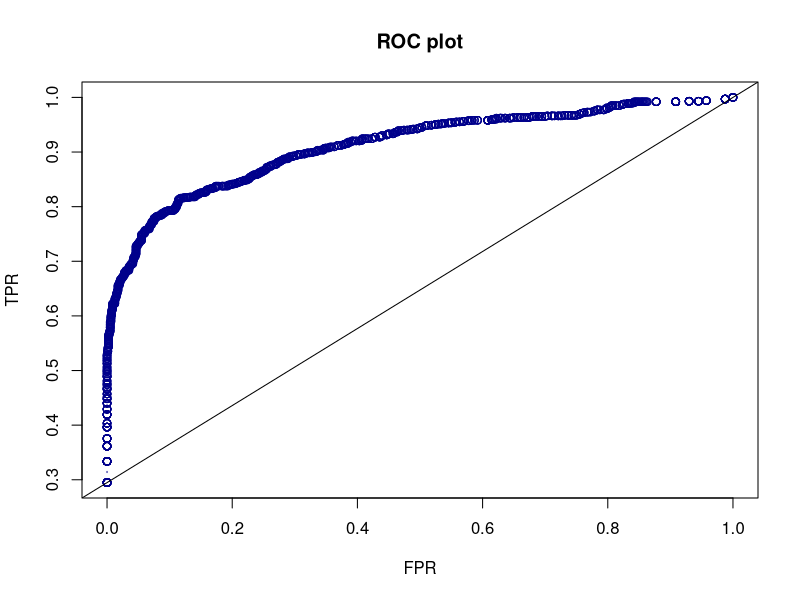

The R script that drew this image: (Note: this script raises an error after producing the figure.)
#################################################
### COURSE: Genes, Bioinformatics and Disease ###
### COURSE CODE: 900255SCIY                   ###
### PRACTICAL: Tumor Detection                ###
### AUTHOR: Josemari Urtasun Elizari          ###
### LAST MODIFIED: 07/03/2025                 ###
#################################################

### Documentation (1-plot in r, 2-PCA, 3-KNN with class. 4-KNN with caret, class, etc.):
#https://r-coder.com/plot-r/
#https://www.r-bloggers.com/2021/05/principal-component-analysis-pca-in-r/
#https://www.geeksforgeeks.org/k-nn-classifier-in-r-programming/
#https://www.datacamp.com/tutorial/k-nearest-neighbors-knn-classification-with-r-tutorial

### Libraries.
library(caret)
library(class)

### Functions.

# Function to create ROC plot.
ROC <- function(dataframe, predict_col_index, groundtruth_col_index){
  
  # Sort the dataframa in decreasing order by the prediction for the roc plot.
  rocdf <- dataframe[order(dataframe[,predict_col_index], decreasing = TRUE),]
  # Make vectors to store TPR and FPR.
  TPR <- c()
  FPR <- c()
  
  # Loop through the rows of the roc dataframe.
  for (i in 1:nrow(rocdf)){
    
    # Set each i score as a threshold.
    threshold <- rocdf[i,predict_col_index]
    # Calculate TP, FP, TN, FN
    TP <- sum(rocdf[, groundtruth_col_index] != "Normal" & rocdf[, predict_col_index] >= threshold)
    FP <- sum(rocdf[, groundtruth_col_index] == "Normal" & rocdf[, predict_col_index] >= threshold)
    TN <- sum(rocdf[, groundtruth_col_index] == "Normal" & rocdf[, predict_col_index] < threshold)
    FN <- sum(rocdf[, groundtruth_col_index] != "Normal" & rocdf[, predict_col_index] < threshold)
    
    # Append TPR and FPR.
    tpr <- TP / (TP + FN)
    fpr <- FP / (FP + TN)
    TPR <- c(TPR, tpr)
    FPR <- c(FPR, fpr)
  }
  # Plot the ROC plot.
  plot(FPR, TPR, type = "b", col = "darkblue", main = "ROC plot")
  abline(coef = c(TPR[1],1-TPR[1])) # Diagonal with intercept at lower left corner and slope of ratio of increase between two axis.
  
}

# Function to split dataset. Input is one dataframe and split value (between 0 and 1), and outputs are train set and test set.
splitdata <- function(dataframe, splitperc){
  
  # Use the input value to get the row number to split the dataframe.
  rowsplit <- round(nrow(dataframe) * splitperc)
  
  # Split train from test set.
  trainset <- dataframe[1:rowsplit,]
  testset <- dataframe[(rowsplit + 1):nrow(dataframe),]
  
  # Return sets.
  return(list(trainset = trainset, testset = testset))  
}
# This can also be done with caret function createDataPartition() from caret (balanced) or sampleSplit() from caTools (random).

# Function to scale with min-max.
minmax <- function(dataframe){
  
  for (column in 1:col(dataframe)){
    
    
  }
  return(scaled_dataframe)
}
# The two functions below can be done simply with base R: scale(x, center = TRUE, scale = TRUE).
# Function to center a dataframe by subtracting the mean of each column.
center <- function(dataframe){
  
  # Make new dataframe to modify.
  center_dataframe <- dataframe
  
  # Loop through columns and get the mean of each column.
  for (column in 1:ncol(center_dataframe)){
    imean <- mean(center_dataframe[,column])
    
    # Loop through rows and substract the mean from each element.
    for (row in 1:nrow(center_dataframe)){
      center_dataframe[row,column] <- center_dataframe[row,column] - imean
    }
  }
  
  # Return centered dataframe.
  return(center_dataframe)
}
# Function to scale the data to z-scores (dividing by the standard deviation on each column).
zscore <- function(dataframe){
  
  # Make new dataframe to modify.
  scaled_datagrame <- dataframe
  
  # Loop through columns and get the mean of each column.
  for (column in 1:ncol(scaled_datagrame)){
    isd <- sd(scaled_datagrame[,column])
    
    # Loop through rows and substract the mean from each element.
    for (row in 1:nrow(scaled_datagrame)){
      scaled_datagrame[row,column] <- scaled_datagrame[row,column] / isd
    }
  }
  
  # Return centered dataframe.
  return(scaled_datagrame)
  
}
# This functions can also be done with preProcess() from caret and set the method = "range"/"scale"/"center".

### Data.
setwd("/home/josemari/Desktop/MasterVU/2024/GBD")
inputfile <- as.data.frame(read.csv("Table_S6.csv"))


###################################
### Step 1: Preprocessing data. ###
###################################

### Remove all rows with NA values.
cleandata <- inputfile[complete.cases(inputfile),]
rownames(cleandata) <- paste0("sample", 1:nrow(cleandata))
# Remove metadata
cleandata <- cleandata[,5:ncol(cleandata)]
# Improvement --> remove or limit extreme outliers to not bias the model.

### Split train and testset.
# Separate train and test with function from caret. This keeps class balance between train and testset. 
set.seed(123)
split <- createDataPartition(cleandata$CancerSEEK.Test.Result, p = 0.8, list = FALSE) # list false makes a vector of rows.
trainset <- cleandata[split,]
testset <- cleandata[-split,]
# Improvements --> modify split ratio depending on data. Use sampleSplit() from caTools for a total random split without balance check. 
train_features <- trainset[, -ncol(trainset)]
train_labels <- trainset[, ncol(trainset)]
test_features <- testset[, -ncol(testset)]
test_labels <- testset[, ncol(testset)]

### Center and scale/normalize.
# Get scaling values from training data using preProcess() from caret. Do it only for the features, avoid last column with labels.
scaling_values <- preProcess(train_features, method = "range")
# Apply to training and test features.
train_features <- predict(scaling_values, newdata = train_features)
test_features <- predict(scaling_values, newdata =  test_features)
# Improvement --> use another scaling method to see how changes results. method can be "center"/"scale"/"pca"/...

##################################
### Step 3: Run baseline model ###
##################################
# Create variables to store best k and best accuracy.
best_k <- 0
best_acc <- 0
model_predictions <- ""
# Run loop to find best values.
for (i in 1:50){
  
  # Run model with different k.
  model <- knn(train = train_features,
               test = test_features,
               cl = train_labels,
               k = i) 
  
  # Calculate accuracy for each k.
  accuracy <- sum(model == test_labels) / length(test_labels)

  # Update values if the accuracy increased.
  if (accuracy > best_acc){
    best_k <- i
    best_acc <- accuracy
    model_predictions <- model
  }
}
# Make confusion matrix comparing model predictions with test labels.
confusionMatrix(as.factor(model_predictions), as.factor(test_labels))

###########
### ROC ###
###########
ROC(inputfile, 44, 3)
ROC()
# 
# 
# ### Feature selection importance.
# rocVarImp <- filterVarImp(features, factor(metadata$CancerSEEK.Test.Result))
# rocVarImp <- rocVarImp[order(rocVarImp$Negative, decreasing = TRUE),]
# 
# # Extract importance values
# feature_importance <- rocVarImp[,1]  
# names(feature_importance) <- rownames(rocVarImp)  # Assign feature names
# 
# # Bar plot
# par(mar = c(10, 4, 4, 2))  # Increase bottom margin for labels
# barplot(sort(feature_importance, decreasing = TRUE), 
#         las = 2, col = "steelblue", 
#         main = "Feature Importance (with caret ROC AUC)", 
#         xlab = "Features", ylab = "Importance Score",
#         margins = c(10, 10))
# 
# 
# ### Step 3: PCA
# # Use the principal component function to calculate the PC values.
# pca_results <- prcomp(features, scale. = FALSE, center = FALSE)
# 
# # Get the importance of each pc.
# pc_importace <- summary(pca_results)$importance
# # Make scree plot to visualize the proportion of variance from each component.
# plot(pc_importace[2,], type = "b", col = "darkblue", ylab = "Proportion of Variance", xlab = "PC components", main = "Scree plot")
# 
# # Get the loadings (the contribution of each feature to each pc).
# pc_loadings <- pca_results$rotation
# 
# # Examine the correlation between variables.
# correl_features <- cor(features)
# heatmap(correl_features, main = "Feature Correlation", col = colorRampPalette(c("blue", "white", "red"))(20), margins = c(10, 10))
# 
# 


### How to decide the centering and scaling method?
### How to decide how many PC to use? Scree plot shows very low importance of each individual pc.
### How to decide which features to remove using the correlation heatmap? Is >4 enought to consider correlated features?
